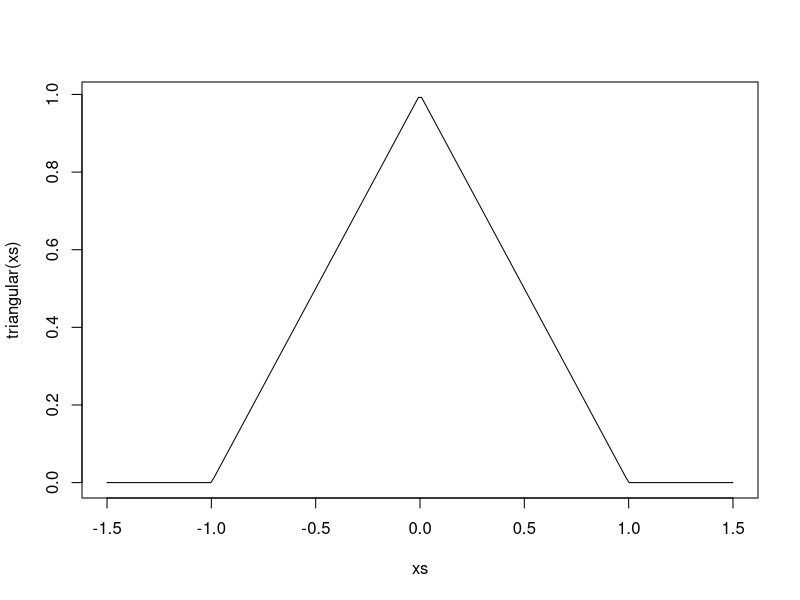
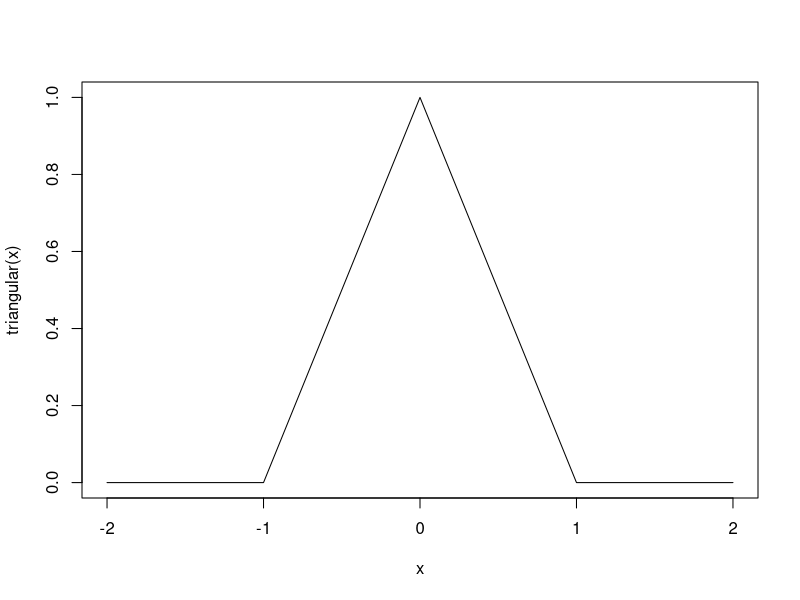
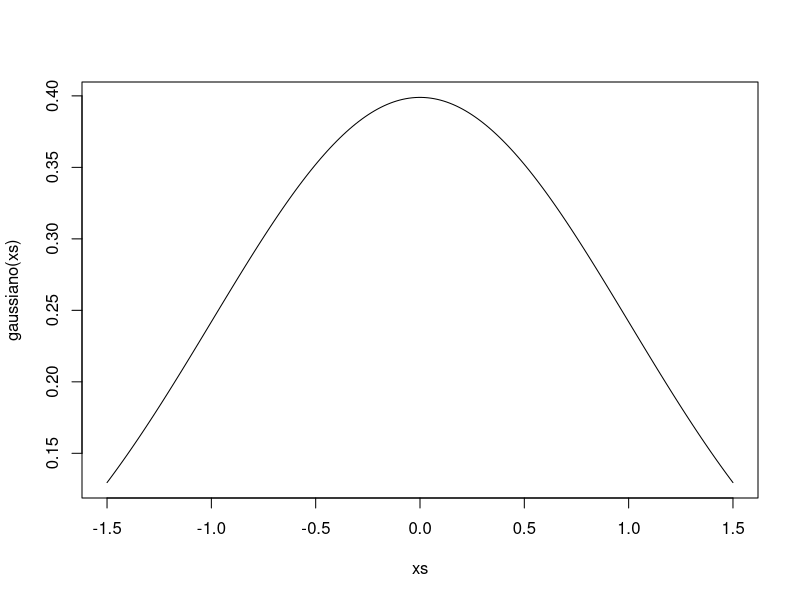
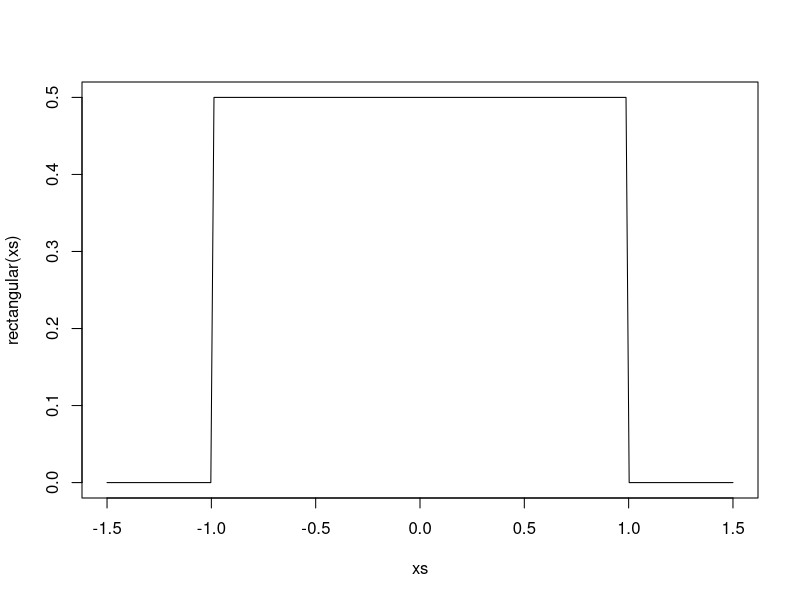
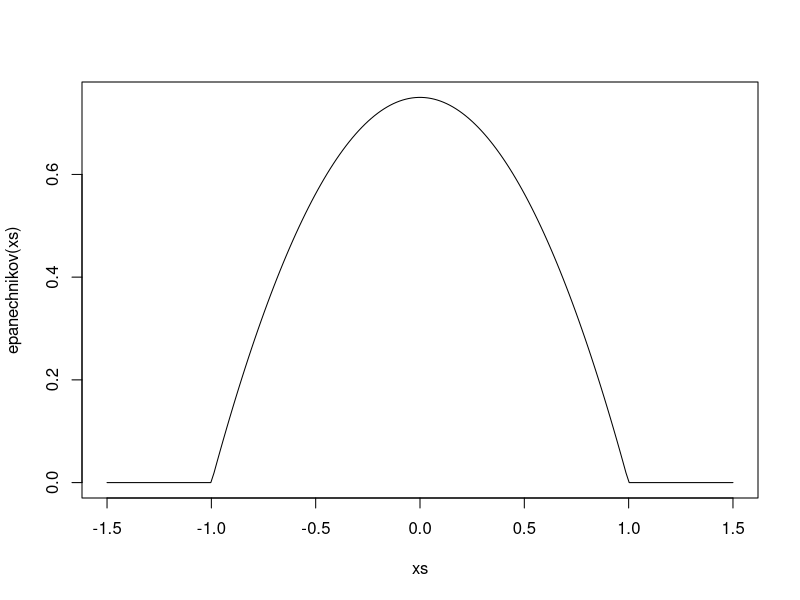
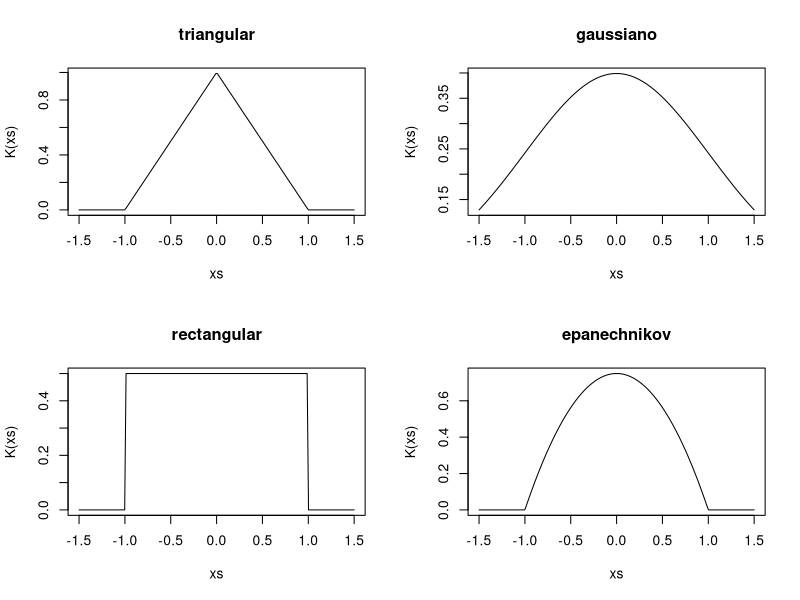

Recreate these plots in R, in order. (Note: this script raises an error after producing the figures.)
#  KDE: Estimación de densidad por núcleos en R
ind <- function(x, min, max) {
  (min <= x) & (x <= max)
}

triangular <- function(x) {
  (1 - abs(x)) * ind(x, -1, 1)
}

xs <- seq(from = -1.5, to = 1.5, length.out = 200)

triangular(xs)
plot(xs, triangular(xs), type = "l")
curve(triangular, from=-2, to=2)

gaussiano <- function(x) {
  dnorm(x, mean = 0, sd = 1)
}
plot(xs, gaussiano(xs), type = "l")

rectangular <- function(x) {
  ind(x, -1, 1) / 2
}
plot(xs, rectangular(xs), type = "l")

epanechnikov <- function(x) {
  3 / 4 * (1 - x**2) * ind(x, -1, 1)
}
plot(xs, epanechnikov(xs), type = "l")

nucleos <- list(
  triangular = triangular,
  gaussiano = gaussiano,
  rectangular = rectangular,
  epanechnikov = epanechnikov
)

par(mfrow = c(2, 2))

for (nombre in names(nucleos)) {
  K <- nucleos[[nombre]]
  plot(xs, K(xs), type = "l", main=nombre)
  # curve(K, from = -2, to = 2)
}

hacer_kde <- function(datos, h = 1, nucleo = "gaussiano") {
  kde <- function(xs) {
    n <- length(datos)
    K <- nucleos[[nucleo]]
    m <- length(xs)
    fs <- vector(length=m)
    for (i in seq.int(m)) {
      fs[i] <- sum(K((xs[i] - datos) / h)) / (n * h)
    }
    fs
  }
  return(kde)
}

mykde(xs)
head(cars)
attach(cars)
cars
dens <- density(speed, bw=1)
mykde <- hacer_kde(speed, 1, "gaussiano")
mykde(dens$x)
dens(xs)
plot(dens)
plot(dens$x, mykde(dens$x), type="l")
speed_range <- range(speed)
step <- 0.5
xs <- seq(speed_range[1], speed_range[2], step)
rdens <- density(speed, bw=1)
mydens <- kde(xs, speed)
par(mfrow=c(1,2))
plot(xs, mydens, type="l")
plot(rdens)
dens_range <- range(rdens$x)
xs <- seq(dens_range[1], dens_range[2], step)

plot(xs, kde(xs, speed), type="l")
plot(rdens)
